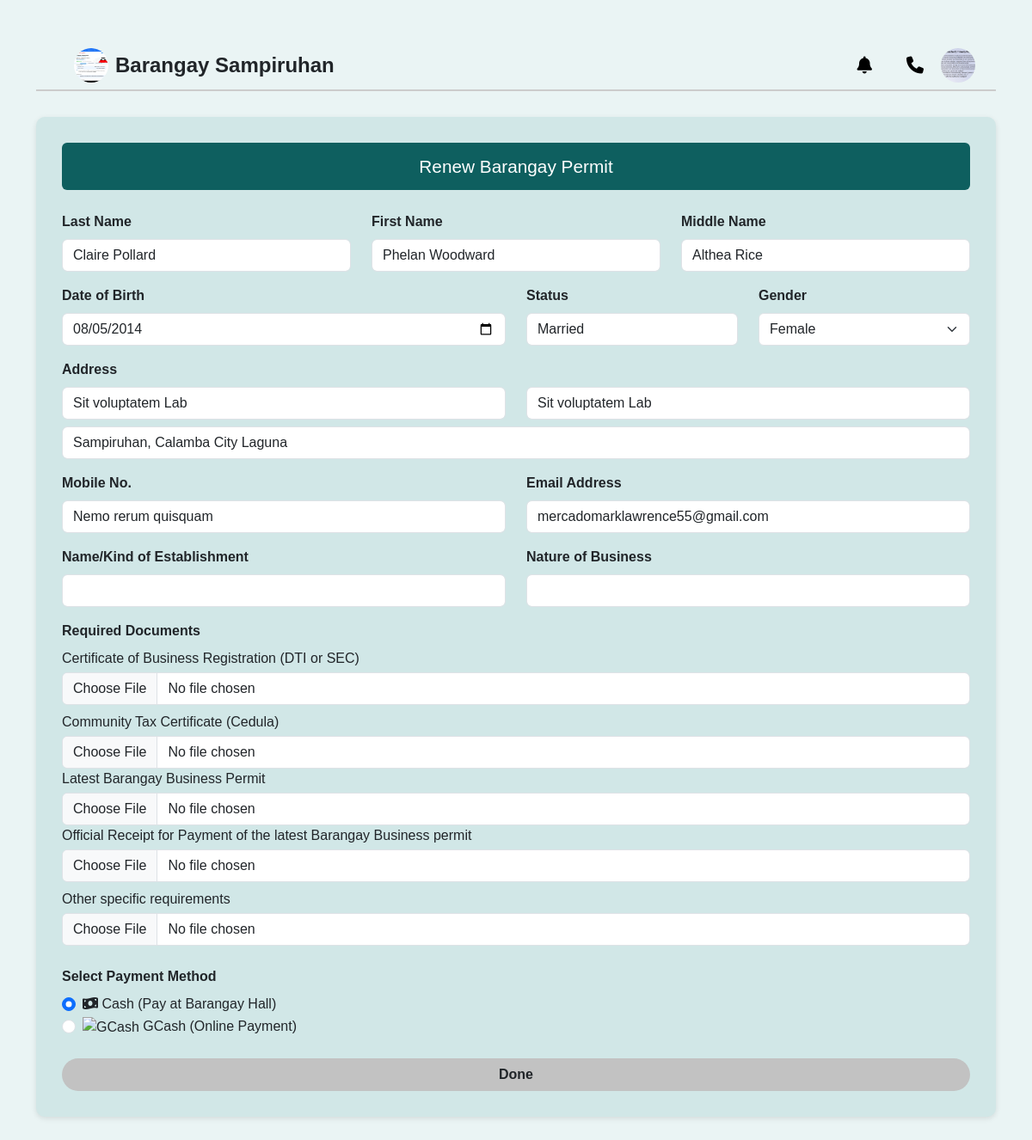
Page /renew_permit.php (signed in) on the committed database.
### tables this page shows
CREATE TABLE `users` (
  `id` int(11) NOT NULL,
  `email` varchar(100) DEFAULT NULL,
  `user_password` varchar(255) DEFAULT NULL,
  `f_name` varchar(50) DEFAULT NULL,
  `m_name` varchar(50) DEFAULT NULL,
  `l_name` varchar(50) DEFAULT NULL,
  `birthday` varchar(50) DEFAULT NULL,
  `contact` varchar(20) DEFAULT NULL,
  `marriage_status` varchar(20) DEFAULT NULL,
  `gender` varchar(20) DEFAULT NULL,
  `address` varchar(100) DEFAULT NULL,
  `picture` varchar(255) DEFAULT NULL
);

### renew_permit.php (the view, shortened to what this page needs)
<?php
require_once 'include/config.php';
$user_id = $_SESSION['user_id'];
$stmt = $pdo->prepare("SELECT f_name, l_name, m_name, birthday, marriage_status, gender, address, contact, email, picture FROM users WHERE id = ?");
$stmt->execute([$user_id]);
$user = $stmt->fetch(PDO::FETCH_ASSOC);
?>
<!DOCTYPE html>
<html lang="en">
<head>
    <link href="https://cdn.jsdelivr.net/npm/bootstrap@5.3.0/dist/css/bootstrap.min.css" rel="stylesheet">
    <link href="https://cdnjs.cloudflare.com/ajax/libs/font-awesome/6.5.0/css/all.min.css" rel="stylesheet">
</head>
<body>
    <div class="container my-5">
        <div class="top-bar d-flex justify-content-between align-items-center px-4 py-2">
            <div class="d-flex align-items-center">
                <a href="dashboard.php"><img src="include/uploads/1752672752_474043763_2836446049861869_694324624727446876_n.jpg" alt="Barangay Logo" width="40" height="40" class="rounded-circle me-2"></a>
                <span class="fw-bold" style="font-size: x-large;">Barangay Sampiruhan</span>
            </div>
            <div class="d-flex align-items-center">
                <a href="notifications.php" title="Notifications"><i class="fas fa-bell"></i></a>
                <a href="contact.php" title="Contact Us"><i class="fas fa-phone"></i></a>
                <div class="dropdown">
                    <a href="#" class="d-flex align-items-center" id="profileDropdown" data-bs-toggle="dropdown" aria-expanded="false">
                        <?php if (!empty($user['picture'])): ?>
                            <img src="include/<?php echo htmlspecialchars($user['picture']); ?>" alt="Profile Image" class="rounded-circle" width="40" height="40">
                        <?php else: ?>
                            <img src="assets/image/user-placeholder.png" alt="Profile Picture" class="rounded-circle" width="40" height="40">
                        <?php endif; ?>
                    </a>
                </div>
            </div>
        </div>
        <form action="include/renew_permit.php" method="POST" enctype="multipart/form-data" class="form-section">
            <div class="form-title">Renew Barangay Permit</div>
            <div class="row mb-3">
                <div class="col-md-4">
                    <label class="form-label">Last Name</label>
                    <input type="text" class="form-control" name="last_name" required value="<?= htmlspecialchars($user['l_name']) ?>">
                </div>
                <div class="col-md-4">
                    <label class="form-label">First Name</label>
                    <input type="text" class="form-control" name="first_name" required value="<?= htmlspecialchars($user['f_name']) ?>">
                </div>
                <div class="col-md-4">
                    <label class="form-label">Middle Name</label>
                    <input type="text" class="form-control" name="middle_name" value="<?= htmlspecialchars($user['m_name']) ?>">
                </div>
            </div>
            <div class="row mb-3">
                <div class="col-md-6">
                    <label class="form-label">Date of Birth</label>
                    <input type="date" class="form-control" name="dob" required value="<?= htmlspecialchars($user['birthday']) ?>">
                </div>
                <div class="col-md-3">
                    <label class="form-label">Status</label>
                    <input type="text" class="form-control" name="status" value="<?= htmlspecialchars($user['marriage_status']) ?>">
                </div>
                <div class="col-md-3">
                    <label class="form-label">Gender</label>
                    <select class="form-select" name="gender" required>
                        <option value="Female" <?= $user['gender'] === 'Female' ? 'selected' : '' ?>>Female</option>
                    </select>
                </div>
            </div>
            <div class="row mb-3">
                <label class="form-label">Address</label>
                <div class="col-md-6 mb-2">
                    <input type="text" class="form-control" name="house_no" placeholder="House / Building / Block & Lot No." value="<?= htmlspecialchars($user['address']) ?>">
                </div>
                <div class="col-md-6 mb-2">
                    <input type="text" class="form-control" name="street" placeholder="Street / Subdivision / Village" value="<?= htmlspecialchars($user['address']) ?>">
                </div>
                <div class="col-12">
                    <input type="text" class="form-control" value="Sampiruhan, Calamba City Laguna" readonly>
                </div>
            </div>
            <div class="row mb-3">
                <div class="col-md-6">
                    <label class="form-label">Mobile No.</label>
                    <input type="text" class="form-control" name="mobile" required value="<?= htmlspecialchars($user['contact']) ?>">
                </div>
                <div class="col-md-6">
                    <label class="form-label">Email Address</label>
                    <input type="email" class="form-control" name="email" required value="<?= htmlspecialchars($user['email']) ?>">
                </div>
            </div>
            <div class="row mb-3">
                <div class="col-md-6">
                    <label class="form-label">Name/Kind of Establishment</label>
                    <input type="text" class="form-control" name="establishment_name" required>
                </div>
                <div class="col-md-6">
                    <label class="form-label">Nature of Business</label>
                    <input type="text" class="form-control" name="business_nature" required>
                </div>
            </div>
            <div class="mb-4">
                <label class="form-label">Required Documents</label>
                <ul class="list-unstyled">
                    <li>Certificate of Business Registration (DTI or SEC)
                        <input type="file" class="form-control mt-1" name="doc_business_reg" required>
                    </li>
                    <li class="mt-2">Community Tax Certificate (Cedula)
                        <input type="file" class="form-control mt-1" name="doc_cedula" required>
                    </li>
                    <li>Latest Barangay Business Permit
                        <input type="file" class="form-control mt-1" name="doc_business_permit" required>
                    </li>
                    <li>Official Receipt for Payment of the latest Barangay Business permit
                        <input type="file" class="form-control mt-1" name="doc_business_payment" required>
                    </li>
                    <li class="mt-2">Other specific requirements
                        <input type="file" class="form-control mt-1" name="doc_others">
                    </li>
                </ul>
            </div>
            <div class="mb-4">
                <label class="form-label">Select Payment Method</label>
                <div class="form-check">
                    <input class="form-check-input" type="radio" name="payment_method" id="cash" value="Cash" checked>
                    <label class="form-check-label" for="cash">
                        <i class="fas fa-money-bill-wave"></i> Cash (Pay at Barangay Hall)
                    </label>
                </div>
                <div class="form-check">
                    <input class="form-check-input" type="radio" name="payment_method" id="gcash" value="GCash">
                    <label class="form-check-label" for="gcash">
                        <img src="assets/image/gcash.png" alt="GCash" style="height: 24px;"> GCash (Online Payment)
                    </label>
                </div>
            </div>
            <button type="submit" class="btn btn-submit">Done</button>
        </form>
    </div>
</body>
</html>

### renew_permit.php (style rules this page uses)
body { background-color: #eaf4f4; font-family: Arial, sans-serif; }
.top-bar { display: flex; justify-content: flex-end; align-items: center; padding: 10px 20px; border-bottom: 2px solid #ccc; }
.top-bar a, .top-bar i { font-size: 20px; margin-left: 20px; color: black; text-decoration: none; }
.dropdown img { width: 40px; height: 40px; object-fit: cover; }
.form-section { background-color: #d1e7e7; border-radius: 10px; padding: 30px; margin-top: 30px; box-shadow: 0 2px 6px rgba(0, 0, 0, 0.1); }
.form-title { background-color: #0e5f5f; color: white; padding: 12px; text-align: center; font-size: 1.3rem; border-radius: 6px; margin-bottom: 25px; }
.form-label { font-weight: bold; }
.form-control, .form-select { border-radius: 6px; }
.btn-submit { width: 100%; background-color: #c2c2c2; font-weight: bold; border-radius: 20px; }

### rows in the picture
users: picture (picture), last_name "Claire Pollard", first_name "Phelan Woodward", middle_name "Althea Rice", dob "08/05/2014", status "Married", gender "Female", house_no "Sit voluptatem Lab", street "Sit voluptatem Lab", mobile "Nemo rerum quisquam", email "mercadomarklawrence55@gmail.com"
